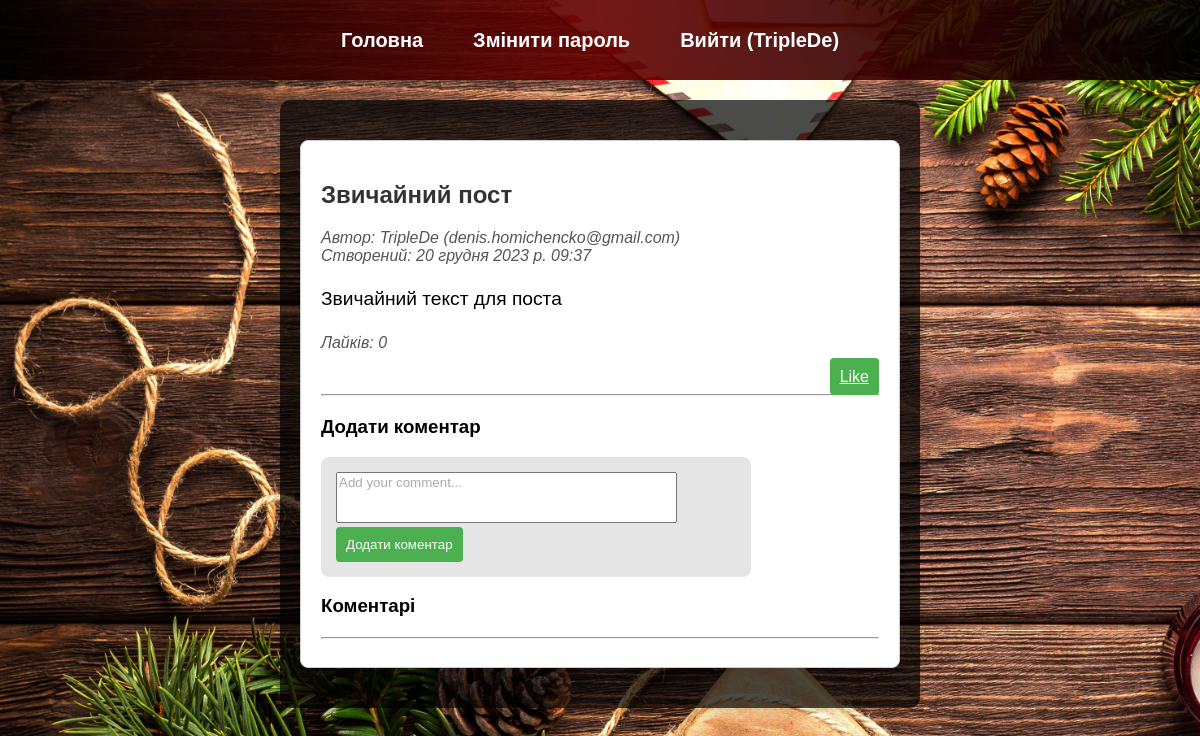
/post/10/comment/ (signed in), run on the app's committed database.
### blog/models.py (models this page shows, shortened)
class Post(models.Model):
    title = models.CharField(max_length=200)
    content = models.TextField()
    created_at = models.DateTimeField(auto_now_add=True)
    author = models.ForeignKey(User, on_delete=models.CASCADE)

### blog/views.py (the view)
# urls.py: path('post/<int:post_id>/comment/', add_comment, name='add_comment'),
@login_required(login_url='/login/')
def add_comment(request, post_id):
    post = get_object_or_404(Post, pk=post_id)
    likes_count = post.like_set.filter(is_like=True).count()
    if request.method == 'POST':
        form = CommentForm(request.POST)
        if form.is_valid():
            comment = form.save(commit=False)
            comment.post = post
            comment.author = request.user
            comment.save()
            return redirect('post_detail', pk=post_id)
    else:
        form = CommentForm()
    comments = post.comment_set.all().order_by('-created_at')
    return render(request, 'blog/add_comment.html', {'form': form, 'post': post, 'likes_count': likes_count, 'comments': comments})

### blog/forms.py
class CommentForm(forms.ModelForm):
    class Meta:
        model = Comment
        fields = ['content']
        widgets = {
            'content': forms.Textarea(attrs={'rows': 3, 'placeholder': 'Add your comment...'}),
        }
    def __init__(self, *args, **kwargs):
        super(CommentForm, self).__init__(*args, **kwargs)
        self.fields['content'].label = False

### blog/templates/blog/add_comment.html (shortened to what this page needs)
{% extends 'blog/base.html' %}
{% block content %}
    <div class="post-detail">
        <h2>{{ post.title }}</h2>
        <p class="post-info">
            Автор: {{ post.author.username }} ({{ post.author.email }}) <br>
            Створений: {{ post.created_at }}
        </p>
        <p class="post-content">{{ post.content }}</p>
        <p class="post-info">Лайків: {{ likes_count }}</p>
        <div class="button-container">
            <a href="{% url 'like_post' post.id %}" class="btn btn-primary like-button">Like</a>
        </div>
        <hr>
        <div class="add-comment">
            <h3>Додати коментар</h3>
            <form method="post" action="{% url 'add_comment' post.id %}" class="comment-form">
                {{ form.content }}
                <button type="submit" class="btn btn-primary" onclick="return validateComment()">Додати коментар</button>
            </form>
        </div>
        <h3>Коментарі</h3>
        <hr>
    </div>
{% endblock %}

### blog/templates/blog/base.html (shortened to what this page needs)
{% load static %}
<!DOCTYPE html>
<html lang="en" xmlns="http://www.w3.org/1999/xhtml">
<head>
    <link rel="stylesheet" href="https://cdnjs.cloudflare.com/ajax/libs/font-awesome/6.0.0/css/all.min.css">
</head>
<body>
<nav>
    <ul>
        <li><a href="{% url 'post_list' %}">Головна</a></li>
        {% if user.is_authenticated %}
            <li><a href="{% url 'change_password' %}">Змінити пароль</a></li>
            <li><a href="{% url 'logout' %}">Вийти ({% if user.is_authenticated %}{{ user.username }}{% endif %})</a></li>
        {% else %}
            <li><a href="{% url 'login' %}">Авторизація</a></li>
            <li><a href="{% url 'register' %}">Реєстрація</a></li>
        {% endif %}
    </ul>
</nav>
<div class="content">
    {% block content %}{% endblock %}
</div>
</body>
</html>

### blog/templates/blog/add_comment.html (style rules this page uses)
.post-detail { max-width: 800px; margin: 20px auto; padding: 20px; background-color: #fff; border: 1px solid #ccc; border-radius: 8px; }
.post-content { font-size: 1.2em; line-height: 1.6; }
.comment-form textarea::placeholder { color: #aaa; }
.post-info { font-style: italic; color: #555; }
.add-comment { margin-top: 20px; }
.comment-form { max-width: 400px; margin-top: 10px; }
.button-container { text-align: right; }
.like-button { background-color: #4caf50; color: #fff; padding: 10px; border: none; border-radius: 4px; cursor: pointer; }
.btn-primary { background-color: #4caf50; color: #fff; padding: 10px; border: none; border-radius: 4px; cursor: pointer; }
.comment-form textarea { font-family: 'Arial', sans-serif; resize: none; }

### data on the page
Post: title "Звичайний пост", author.username "TripleDe", author.email "denis.homichencko@gmail.com", created_at "20 грудня 2023 р. 09:37", content "Звичайний текст для поста"

### other printed values
{{ user.username }} "TripleDe"
{{ likes_count }} "0"
